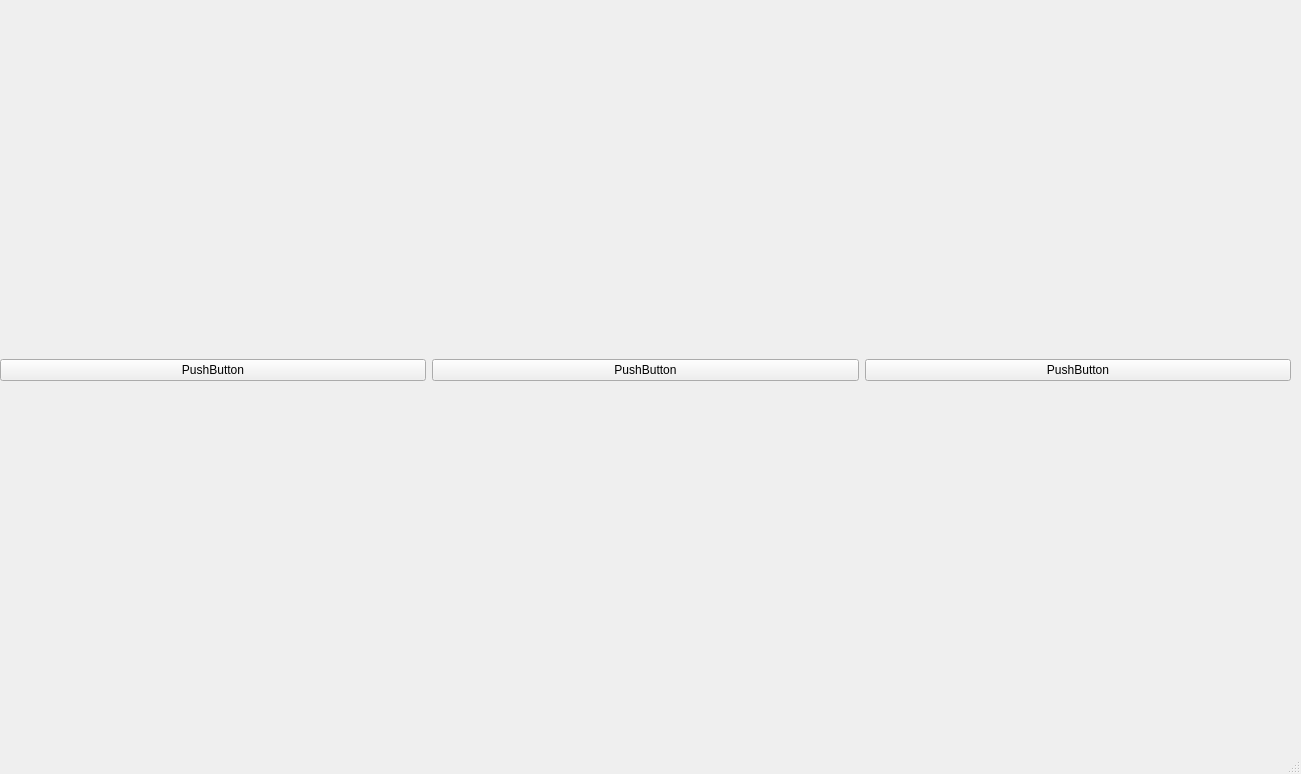
<?xml version="1.0" encoding="UTF-8"?>
<ui version="4.0">
 <class>MainWindow</class>
 <widget class="QMainWindow" name="MainWindow">
  <property name="geometry">
   <rect>
    <x>0</x>
    <y>0</y>
    <width>1301</width>
    <height>774</height>
   </rect>
  </property>
  <property name="windowTitle">
   <string>MainWindow</string>
  </property>
  <widget class="QWidget" name="centralwidget">
   <widget class="QWidget" name="horizontalLayoutWidget">
    <property name="geometry">
     <rect>
      <x>0</x>
      <y>0</y>
      <width>1291</width>
      <height>741</height>
     </rect>
    </property>
    <layout class="QHBoxLayout" name="horizontalLayout">
     <item>
      <layout class="QVBoxLayout" name="verticalLayout_2">
       <item>
        <widget class="QPushButton" name="pushButton">
         <property name="text">
          <string>PushButton</string>
         </property>
        </widget>
       </item>
      </layout>
     </item>
     <item>
      <layout class="QVBoxLayout" name="verticalLayout">
       <item>
        <widget class="QPushButton" name="pushButton_2">
         <property name="text">
          <string>PushButton</string>
         </property>
        </widget>
       </item>
      </layout>
     </item>
     <item>
      <layout class="QHBoxLayout" name="horizontalLayout_2">
       <item>
        <widget class="QPushButton" name="pushButton_3">
         <property name="text">
          <string>PushButton</string>
         </property>
        </widget>
       </item>
      </layout>
     </item>
    </layout>
   </widget>
  </widget>
  <widget class="QMenuBar" name="menubar">
   <property name="geometry">
    <rect>
     <x>0</x>
     <y>0</y>
     <width>1301</width>
     <height>18</height>
    </rect>
   </property>
  </widget>
  <widget class="QStatusBar" name="statusbar"/>
 </widget>
 <resources/>
 <connections/>
</ui>
